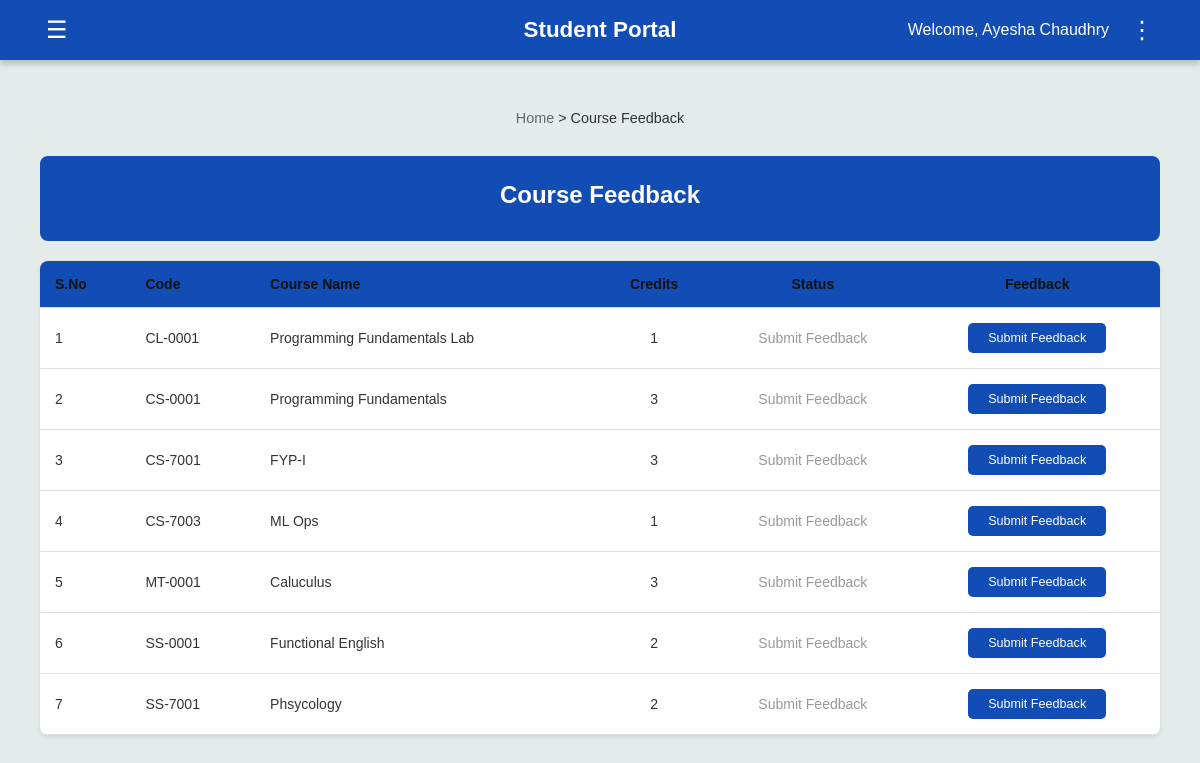
The app's page /student/feedback (signed in) with its own data.
### tables this page shows
CREATE TABLE students (
        Roll_No TEXT PRIMARY KEY,
        Name TEXT,
        Gender TEXT,
        DOB TEXT,
        CNIC TEXT,
        Email TEXT,
        Mobile_No TEXT,
        Current_Address TEXT,
        Permanent_Address TEXT,
        Home_Phone TEXT,
        Postal_Code TEXT,
        Password TEXT
    );

CREATE TABLE teachers (
            Teacher_ID TEXT PRIMARY KEY,
            Name TEXT,
            Gender TEXT,
            DOB TEXT,
            CNIC TEXT,
            Email TEXT,
            Mobile_No TEXT,
            Current_Address TEXT,
            Permanent_Address TEXT,
            Home_Phone TEXT,
            Postal_Code TEXT,
            Department TEXT,
            Course_Code TEXT,
            Course_Name TEXT
        );

### app.py (the view)
@app.route('/student/feedback', methods=['GET'])
def student_feedback_form():
    if 'user' not in session:
        flash('Please login as student', 'error')
        return redirect(url_for('student_login'))
    roll_no = session['user']
    conn = sqlite3.connect('flake.db')
    conn.row_factory = sqlite3.Row
    cur = conn.cursor()
    cur.execute("""
        SELECT Roll_No, Name
        FROM students
        WHERE Roll_No = ?
    """, (roll_no,))
    student = cur.fetchone()
    if not student:
        conn.close()
        flash("Student not found!", "danger")
        return redirect(url_for('student_home'))
    cur.execute("""
        SELECT DISTINCT
               e.Course_Code,
               c.Course_Name,
               c.Credit_Hr,
               t.Teacher_ID,
               t.Name AS Teacher_Name,
               CASE
                    WHEN f.id IS NOT NULL THEN 'Feedback Submitted'
                    ELSE 'Submit Feedback'
               END AS Status
        FROM enrollments e
        JOIN courses c ON e.Course_Code = c.Course_Code
        LEFT JOIN teacher_courses tc ON c.Course_Code = tc.Course_Code
        LEFT JOIN teachers t ON tc.Teacher_ID = t.Teacher_ID
        LEFT JOIN feedback f ON e.Roll_No = f.Roll_No AND e.Course_Code = f.Course_Code
        WHERE e.Roll_No = ?
        GROUP BY e.Course_Code
    """, (roll_no,))
    courses = cur.fetchall()
    conn.close()
    return render_template('student_feedback_list.html', courses=courses)

### templates/student_feedback_list.html (shortened to what this page needs)
<!DOCTYPE html>
<html lang="en">
  <head>
    <link rel="stylesheet" href="{{ url_for('static', filename='portal_template.css') }}" />
    <link rel="stylesheet" href="{{ url_for('static', filename='feedback_styles.css') }}" />
    <link rel="stylesheet" href="https://cdnjs.cloudflare.com/ajax/libs/font-awesome/6.5.0/css/all.min.css" />
  </head>
  <body>
    <header>
      <button class="left-btn" id="menuToggle">&#9776;</button>
      <h1 class="portal-title"><b>Student Portal</b></h1>
      <div class="user-info">
        <span>Welcome, {{ session.get('user_name', 'Student') }}</span>
        <button class="options-btn" id="optionsToggle">&#8942;</button>
      </div>
    </header>
    <main>
      <div class="breadcrumb">
        <span style="color: #666;">Home</span> > <span style="color: #333;">Course Feedback</span>
      </div>
      <div class="page-header">
        <h2>Course Feedback</h2>
      </div>
      <div class="table-container">
        <table>
          <thead>
            <tr>
              <th>S.No</th>
              <th>Code</th>
              <th>Course Name</th>
              <th style="text-align: center;">Credits</th>
              <th style="text-align: center;">Status</th>
              <th style="text-align: center;">Feedback</th>
            </tr>
          </thead>
          <tbody>
            {% if courses %}
              {% for course in courses %}
              <tr>
                <td>{{ loop.index }}</td>
                <td>{{ course.Course_Code }}</td>
                <td>{{ course.Course_Name }}</td>
                <td style="text-align: center;">{{ course.Credit_Hr }}</td>
                <td style="text-align: center;">
                  {% if course.Status == 'Feedback Submitted' %}
                    <span class="status-submitted">{{ course.Status }}</span>
                  {% else %}
                    <span class="status-pending">{{ course.Status }}</span>
                  {% endif %}
                </td>
                <td style="text-align: center;">
                  {% if course.Status == 'Submit Feedback' %}
                    <a href="{{ url_for('student_feedback_form_detail', course_code=course.Course_Code) }}"
                          class="btn btn-primary">
                          Submit Feedback
                    </a>
                  {% else %}
                    <span class="status-submitted">✓ Submitted</span>
                  {% endif %}
                </td>
              </tr>
              {% endfor %}
            {% else %}
              <tr>
                <td colspan="6" style="padding: 40px; text-align: center; color: #999;">
                  No courses available for feedback
                </td>
              </tr>
            {% endif %}
          </tbody>
        </table>
      </div>
    </main>
  </body>
</html>

### static/portal_template.css (style rules this page uses)
body { margin: 0; font-family: Arial, Helvetica, sans-serif; background-color: #E4EBEB; color: #333; }
header { background-color: #124DB5; display: flex; justify-content: space-between; align-items: center; padding: 15px 40px; color: white; box-shadow: 0 4px 6px rgba(0,0,0,0.2); position: relative; }
.left-btn, .options-btn { background: none; border: none; color: white; font-size: 24px; cursor: pointer; position: relative; }
.user-info { display: flex; align-items: center; gap: 15px; position: relative; }
main { padding: 40px; text-align: center; }
.portal-title { position: absolute; left: 50%; transform: translateX(-50%); font-size: 1.4rem; font-weight: bold; }
table { width: 100%; border-collapse: collapse; }
th, td { padding: 10px 12px; border-bottom: 1px solid #e0e0e0; text-align: left; font-size: 14px; }
th { background-color: #124DB5; color: white; }
h2 { border-bottom: 2px solid #124DB5; padding-bottom: 5px; margin-top: 30px; }

### static/feedback_styles.css (style rules this page uses)
.breadcrumb { font-size: 0.9em; margin-bottom: 20px; padding: 10px 0; }
.page-header { background: #124DB5; color: white; padding: 25px 30px; border-radius: 8px; margin-bottom: 20px; }
.page-header h2 { margin: 0; font-size: 1.5em; }
.table-container { background: white; border-radius: 8px; overflow: hidden; box-shadow: 0 2px 4px rgba(0,0,0,0.1); }
.table-container table { width: 100%; border-collapse: collapse; }
.table-container thead tr { background: #E3E7F5; }
.table-container th { padding: 15px; text-align: left; font-weight: 600; color: #111; }
.table-container td { padding: 15px; color: #333; }
.table-container tbody tr { border-bottom: 1px solid #E0E2EC; }
.status-pending { color: #999; }
.btn-primary { display: inline-block; background: #124DB5; color: white; padding: 8px 20px; border-radius: 5px; text-decoration: none; font-size: 0.9em; transition: background 0.3s; border: none; cursor: pointer; font-weight: 500; }

### records on screen
students: get "Ayesha Chaudhry"
teachers: Course_Code "CL-0001", Course_Name "Programming Fundamentals Lab", Credit_Hr "1", Status "Submit Feedback"
teachers: Course_Code "CS-0001", Course_Name "Programming Fundamentals", Credit_Hr "3", Status "Submit Feedback"
teachers: Course_Code "CS-7001", Course_Name "FYP-I", Credit_Hr "3", Status "Submit Feedback"
teachers: Course_Code "CS-7003", Course_Name "ML Ops", Credit_Hr "1", Status "Submit Feedback"
teachers: Course_Code "MT-0001", Course_Name "Caluculus", Credit_Hr "3", Status "Submit Feedback"
teachers: Course_Code "SS-0001", Course_Name "Functional English", Credit_Hr "2", Status "Submit Feedback"
teachers: Course_Code "SS-7001", Course_Name "Phsycology", Credit_Hr "2", Status "Submit Feedback"
